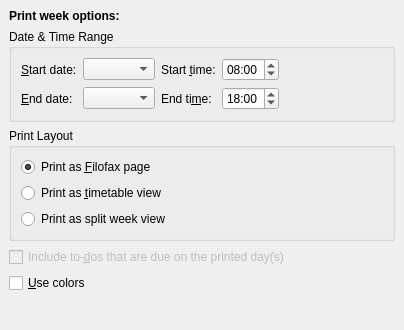
<ui version="4.0" >
 <author>Reinhold Kainhofer &lt;reinhold@kainhofer.com></author>
 <comment>Configuration page for the print week mode.</comment>
 <class>CalPrintWeekConfig_Base</class>
 <widget class="QWidget" name="CalPrintWeekConfig_Base" >
  <property name="geometry" >
   <rect>
    <x>0</x>
    <y>0</y>
    <width>404</width>
    <height>330</height>
   </rect>
  </property>
  <layout class="QVBoxLayout" >
   <property name="spacing" >
    <number>6</number>
   </property>
   <property name="leftMargin" >
    <number>9</number>
   </property>
   <property name="topMargin" >
    <number>9</number>
   </property>
   <property name="rightMargin" >
    <number>9</number>
   </property>
   <property name="bottomMargin" >
    <number>9</number>
   </property>
   <item>
    <widget class="QLabel" name="label" >
     <property name="text" >
      <string>&lt;html>&lt;head>&lt;meta name="qrichtext" content="1" />&lt;style type="text/css">
p, li { white-space: pre-wrap; }
&lt;/style>&lt;/head>&lt;body style=" font-family:'Sans Serif'; font-size:9pt; font-weight:400; font-style:normal;">
&lt;p style=" margin-top:0px; margin-bottom:0px; margin-left:0px; margin-right:0px; -qt-block-indent:0; text-indent:0px;">&lt;span style=" font-weight:600;">Print week options:&lt;/span>&lt;/p>&lt;/body>&lt;/html></string>
     </property>
    </widget>
   </item>
   <item>
    <widget class="QGroupBox" name="mDateRangeGroup" >
     <property name="title" >
      <string>Date &amp;&amp; Time Range</string>
     </property>
     <layout class="QGridLayout" >
      <property name="leftMargin" >
       <number>9</number>
      </property>
      <property name="topMargin" >
       <number>9</number>
      </property>
      <property name="rightMargin" >
       <number>9</number>
      </property>
      <property name="bottomMargin" >
       <number>9</number>
      </property>
      <property name="horizontalSpacing" >
       <number>6</number>
      </property>
      <property name="verticalSpacing" >
       <number>6</number>
      </property>
      <item row="0" column="4" >
       <spacer>
        <property name="orientation" >
         <enum>Qt::Horizontal</enum>
        </property>
        <property name="sizeType" >
         <enum>QSizePolicy::Expanding</enum>
        </property>
        <property name="sizeHint" >
         <size>
          <width>16</width>
          <height>21</height>
         </size>
        </property>
       </spacer>
      </item>
      <item row="0" column="0" >
       <widget class="QLabel" name="mFromDateLabel" >
        <property name="whatsThis" >
         <string>Here you can choose which events should be printed based on their date. This check enables you to enter the start date of the date range. Use the &lt;i>End date&lt;/i> to enter the end date of the daterange.</string>
        </property>
        <property name="text" >
         <string>&amp;Start date:</string>
        </property>
        <property name="buddy" >
         <cstring>mFromDate</cstring>
        </property>
       </widget>
      </item>
      <item row="0" column="1" >
       <widget class="KPIM::KDateEdit" name="mFromDate" >
        <property name="focusPolicy" >
         <enum>Qt::StrongFocus</enum>
        </property>
        <property name="whatsThis" >
         <string>Here you can choose which events should be printed based on their date. This check enables you to enter the start date of the date range. Use the &lt;i>End date&lt;/i> to enter the end date of the daterange.</string>
        </property>
       </widget>
      </item>
      <item row="1" column="2" >
       <widget class="QLabel" name="mToTimeLabel" >
        <property name="whatsThis" >
         <string>All events which start later than the given time will not be printed.</string>
        </property>
        <property name="text" >
         <string>End ti&amp;me:</string>
        </property>
        <property name="buddy" >
         <cstring>mToTime</cstring>
        </property>
       </widget>
      </item>
      <item row="1" column="4" >
       <spacer>
        <property name="orientation" >
         <enum>Qt::Horizontal</enum>
        </property>
        <property name="sizeType" >
         <enum>QSizePolicy::Expanding</enum>
        </property>
        <property name="sizeHint" >
         <size>
          <width>110</width>
          <height>20</height>
         </size>
        </property>
       </spacer>
      </item>
      <item row="1" column="3" >
       <widget class="QTimeEdit" name="mToTime" >
        <property name="whatsThis" >
         <string>All events which start later than the given time will not be printed.</string>
        </property>
        <property name="displayFormat" >
         <string>hh:mm</string>
        </property>
        <property name="time" >
         <time>
          <hour>18</hour>
          <minute>0</minute>
          <second>0</second>
         </time>
        </property>
       </widget>
      </item>
      <item row="0" column="2" >
       <widget class="QLabel" name="mFromTimeLabel" >
        <property name="whatsThis" >
         <string>All events which start earlier than the given time will not be printed.</string>
        </property>
        <property name="text" >
         <string>Start &amp;time:</string>
        </property>
        <property name="buddy" >
         <cstring>mFromTime</cstring>
        </property>
       </widget>
      </item>
      <item row="0" column="3" >
       <widget class="QTimeEdit" name="mFromTime" >
        <property name="whatsThis" >
         <string>All events which start earlier than the given time will not be printed.</string>
        </property>
        <property name="displayFormat" >
         <string>hh:mm</string>
        </property>
        <property name="time" >
         <time>
          <hour>8</hour>
          <minute>0</minute>
          <second>0</second>
         </time>
        </property>
       </widget>
      </item>
      <item row="1" column="1" >
       <widget class="KPIM::KDateEdit" name="mToDate" >
        <property name="focusPolicy" >
         <enum>Qt::StrongFocus</enum>
        </property>
        <property name="whatsThis" >
         <string>Here you can choose which events should be printed based on their date. This check enables you to enter the end date of the date range. Use the &lt;i>Start date&lt;/i> to enter the start date of the daterange.</string>
        </property>
       </widget>
      </item>
      <item row="1" column="0" >
       <widget class="QLabel" name="mToDateLabel" >
        <property name="whatsThis" >
         <string>Here you can choose which events should be printed based on their date. This check enables you to enter the end date of the date range. Use the &lt;i>Start date&lt;/i> to enter the start date of the daterange.</string>
        </property>
        <property name="text" >
         <string>&amp;End date:</string>
        </property>
        <property name="buddy" >
         <cstring>mToDate</cstring>
        </property>
       </widget>
      </item>
     </layout>
    </widget>
   </item>
   <item>
    <widget class="QGroupBox" name="mPrintType" >
     <property name="title" >
      <string>Print Layout</string>
     </property>
     <layout class="QVBoxLayout" >
      <property name="spacing" >
       <number>6</number>
      </property>
      <property name="leftMargin" >
       <number>9</number>
      </property>
      <property name="topMargin" >
       <number>9</number>
      </property>
      <property name="rightMargin" >
       <number>9</number>
      </property>
      <property name="bottomMargin" >
       <number>9</number>
      </property>
      <item>
       <widget class="QRadioButton" name="mPrintTypeFilofax" >
        <property name="whatsThis" >
         <string>The Filofax view prints one week per page, so all days have a large surface.</string>
        </property>
        <property name="text" >
         <string>Print as &amp;Filofax page</string>
        </property>
        <property name="checked" >
         <bool>true</bool>
        </property>
       </widget>
      </item>
      <item>
       <widget class="QRadioButton" name="mPrintTypeTimetable" >
        <property name="whatsThis" >
         <string>This view is similar to the weekview in KOrganizer. The week is printed in landscape layout. You can even use the same colors for the items if you check &lt;i>Use Colors&lt;/i>.</string>
        </property>
        <property name="text" >
         <string>Print as &amp;timetable view</string>
        </property>
       </widget>
      </item>
      <item>
       <widget class="QRadioButton" name="mPrintTypeSplitWeek" >
        <property name="whatsThis" >
         <string>This view is similar to the week view in KOrganizer. The only difference with the timetable view is the page layout. Timetables are printed in landscape, the split week view in portrait.</string>
        </property>
        <property name="text" >
         <string>Print as split week view</string>
        </property>
       </widget>
      </item>
     </layout>
    </widget>
   </item>
   <item>
    <widget class="QCheckBox" name="mIncludeTodos" >
     <property name="enabled" >
      <bool>false</bool>
     </property>
     <property name="whatsThis" >
      <string>Check this option if you want to have to-dos on the print, placed by their due date.</string>
     </property>
     <property name="text" >
      <string>Include to-&amp;dos that are due on the printed day(s)</string>
     </property>
    </widget>
   </item>
   <item>
    <widget class="QCheckBox" name="mColors" >
     <property name="whatsThis" >
      <string>The timetable view supports colors. If you want to make use of colors you should check this option. The category colors will be used.</string>
     </property>
     <property name="text" >
      <string>&amp;Use colors</string>
     </property>
    </widget>
   </item>
   <item>
    <spacer>
     <property name="orientation" >
      <enum>Qt::Vertical</enum>
     </property>
     <property name="sizeType" >
      <enum>QSizePolicy::Expanding</enum>
     </property>
     <property name="sizeHint" >
      <size>
       <width>386</width>
       <height>16</height>
      </size>
     </property>
    </spacer>
   </item>
  </layout>
 </widget>
 <layoutdefault spacing="6" margin="11" />
 <pixmapfunction>qPixmapFromMimeSource</pixmapfunction>
 <customwidgets>
  <customwidget>
   <class>KPIM::KDateEdit</class>
   <extends>QComboBox</extends>
   <header>kdateedit.h</header>
  </customwidget>
 </customwidgets>
 <tabstops>
  <tabstop>mFromDate</tabstop>
  <tabstop>mFromTime</tabstop>
  <tabstop>mToDate</tabstop>
  <tabstop>mToTime</tabstop>
  <tabstop>mPrintTypeFilofax</tabstop>
  <tabstop>mIncludeTodos</tabstop>
  <tabstop>mColors</tabstop>
 </tabstops>
 <resources/>
 <connections/>
</ui>
